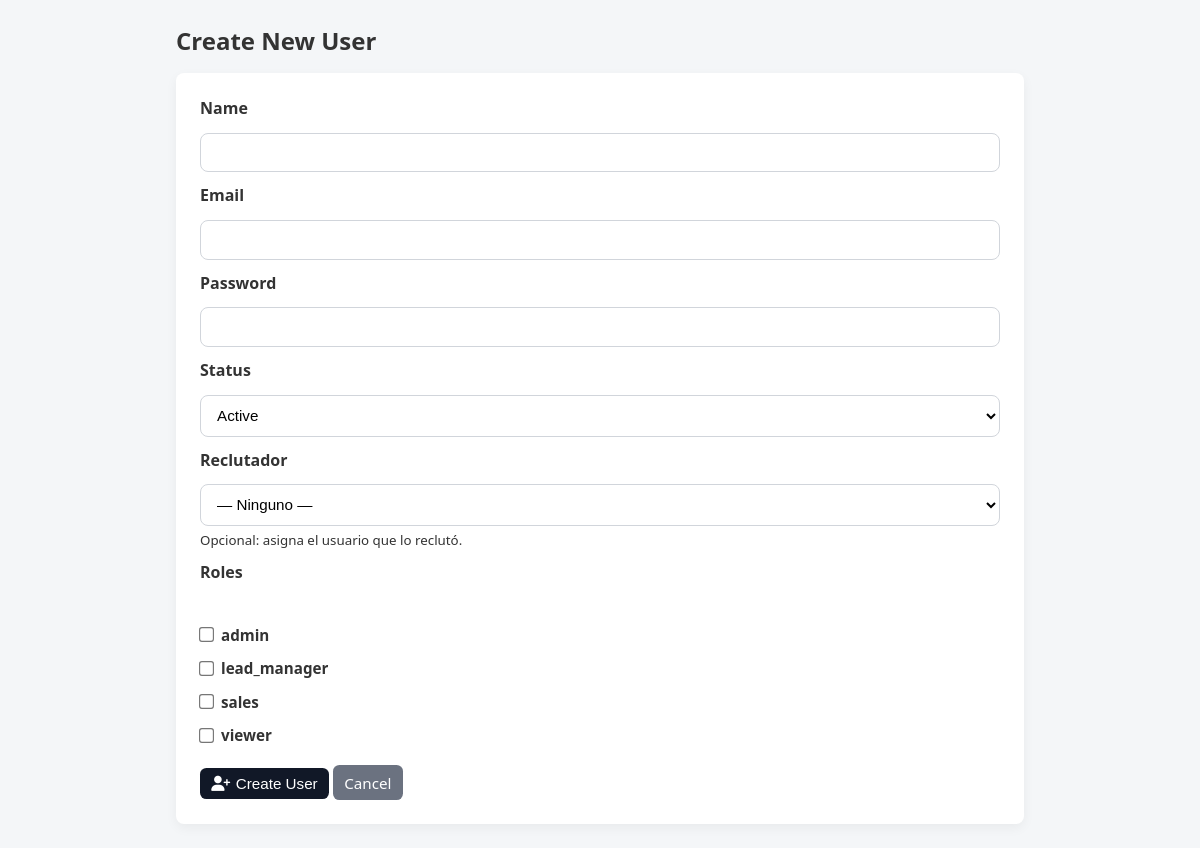
/admin/user_create.php (signed in), run on an earlier commit of the app's database.
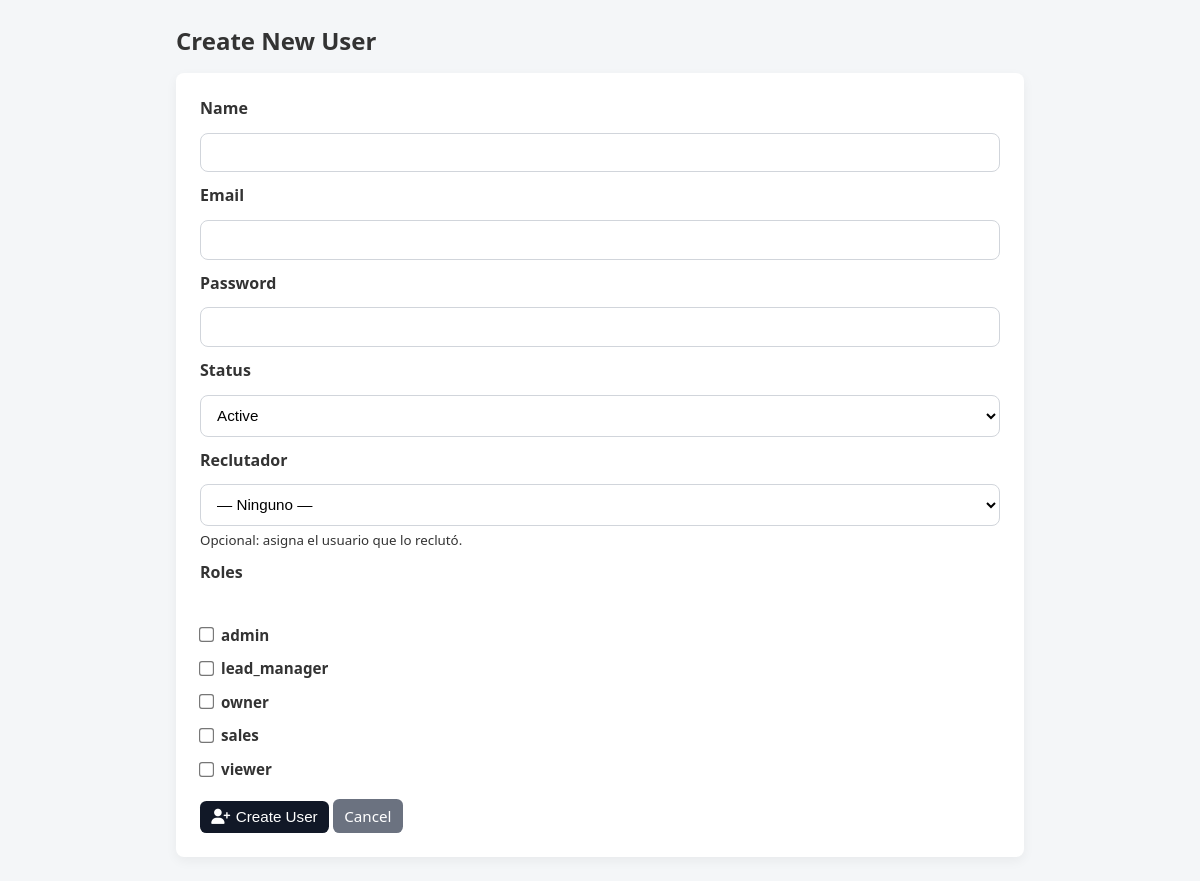
And on a later commit of the database.
### tables this page shows
CREATE TABLE `roles` (
  `id` int(11) NOT NULL,
  `name` varchar(50) NOT NULL,
  `description` text DEFAULT NULL,
  `created_at` datetime NOT NULL DEFAULT current_timestamp()
);

### admin/user_create.php (the view, shortened to what this page needs)
<?php
$pdo   = getPDO();
$roles = $pdo->query("SELECT id, name FROM roles ORDER BY name")->fetchAll(PDO::FETCH_ASSOC);
?>
<!DOCTYPE html>
<html lang="en">
<head>
  <link rel="stylesheet" href="../assets/css/admin/user_create.css">
  <link rel="stylesheet" href="https://cdnjs.cloudflare.com/ajax/libs/font-awesome/6.5.0/css/all.min.css">
</head>
<body>
  <div class="container">
    <h1>Create New User</h1>
    <form method="post">
      <div class="form-group">
        <label>Name</label>
        <input type="text" name="name" required value="<?= htmlspecialchars($_POST['name'] ?? '') ?>">
      </div>
      <div class="form-group">
        <label>Email</label>
        <input type="email" name="email" required value="<?= htmlspecialchars($_POST['email'] ?? '') ?>">
      </div>
      <div class="form-group">
        <label>Password</label>
        <input type="password" name="password" required>
      </div>
      <div class="form-group">
        <label>Status</label>
        <select name="status">
          <option value="active"   <?= (($_POST['status'] ?? 'active')==='active')   ? 'selected':'' ?>>Active</option>
        </select>
      </div>
      <div class="form-group">
        <label>Reclutador</label>
        <select name="ref_parent_id">
          <option value="">— Ninguno —</option>
        </select>
        <small class="muted">Opcional: asigna el usuario que lo reclutó.</small>
      </div>
      <div class="form-group">
        <label>Roles</label><br>
        <?php foreach ($roles as $r): ?>
          <label class="checkbox-label">
            <input
              type="checkbox"
              name="role_ids[]"
              value="<?= (int)$r['id'] ?>"
              <?= (isset($_POST['role_ids']) && in_array($r['id'], (array)$_POST['role_ids'])) ? 'checked' : '' ?>
            >
            <?= htmlspecialchars($r['name']) ?>
          </label>
        <?php endforeach; ?>
      </div>
      <button type="submit" class="btn"><i class="fas fa-user-plus"></i> Create User</button>
      <a href="users.php" class="btn btn-secondary">Cancel</a>
    </form>
  </div>
</body>
</html>

What changed in the data, as far as the page shows it:
added roles: name "owner"
